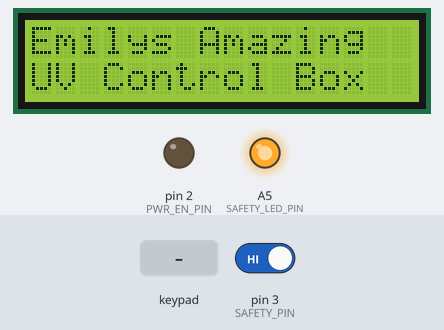
A sketch run on a simulated Arduino Uno, built with avr-gcc and run on an emulated ATmega328P. Shown: 16×2 character LCD, output pins drawn as LEDs (lit = HIGH). The inputs (shaded band) are chosen by the test bench; at power-on: pin 3 (SAFETY_PIN) HIGH. What the sketch prints to the serial monitor is not drawn.

Above: at 1.2 s.
1.3 s: key '#' pressed
At 2.0 s:
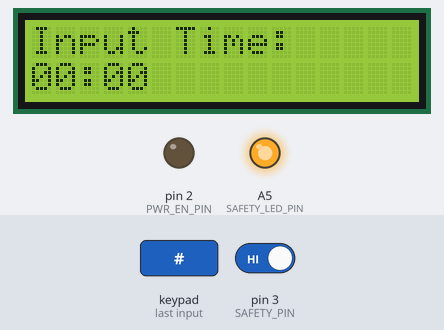
2.8 s: keypad keys 1 3 9 7 # pressed 0.4 s apart
At 5.8 s:
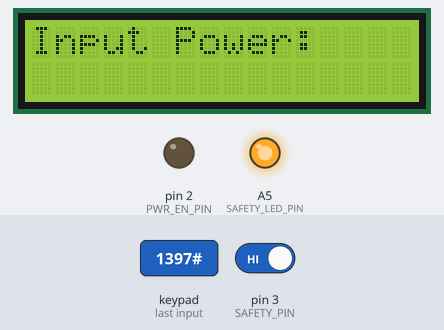
6.3 s: keypad keys 0 0 0 0 # pressed 0.4 s apart
At 8.4 s:
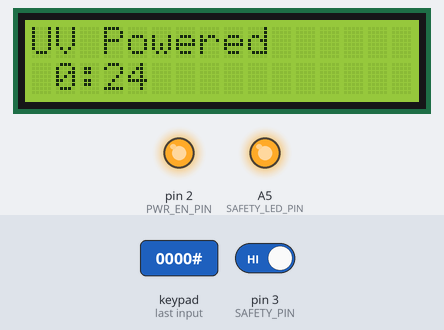
9.8 s: pin 3 (SAFETY_PIN) driven LOW
At 10.9 s:
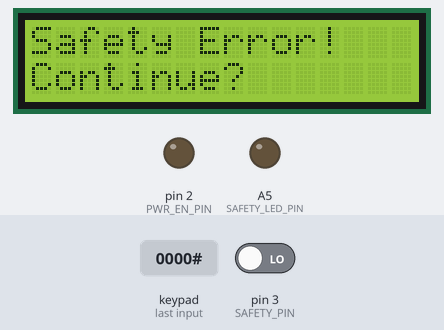
11.3 s: key '#' pressed
12.8 s: key '*' pressed
At 13.3 s:
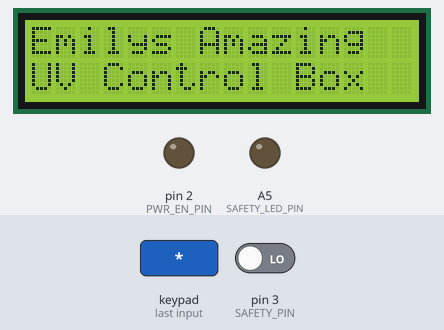
Timing chart, 0 to 15.3 s (numbered marks = the images above; inputs shaded):
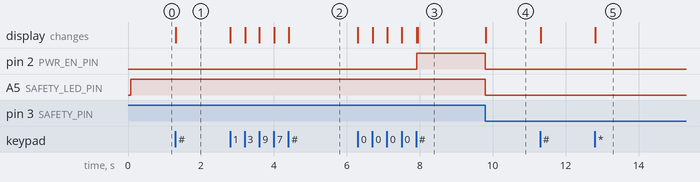

The sketch:

uv_Control.ino
```cpp
#include "static.h"
#include <LiquidCrystal.h>
#include <Keypad.h>
#include "state.h"
#include "time_input_state.h"
#include "power_input_state.h"
#include "user_msg_state.h"
#include "powered_state.h"

LiquidCrystal lcd( LCDPins::pin_RS,  LCDPins::pin_EN,  LCDPins::pin_d4,  LCDPins::pin_d5,  LCDPins::pin_d6,  LCDPins::pin_d7);
Keypad keypad = Keypad(makeKeymap(KeypadPins::hexKeys), KeypadPins::rowPins, KeypadPins::colPins, KeypadPins::ROWS, KeypadPins::COLS);
State* states[TOTAL_STATES];
int outputs[TOTAL_STATES];
unsigned current_state;

String user_input;
unsigned timer_s;
unsigned power_percentage;
unsigned last_millis;

void InternalError()
{
  lcd.clear();
  lcd.setCursor(0,0);
  lcd.print("Internal Error");
  lcd.setCursor(0,1);
  lcd.print("State : ");
  lcd.print(current_state);
  delay(1000);
}

void KeyCallback(KeypadEvent key)
{
  //Only trigger on rising edge
  if(keypad.getState() == PRESSED)
  {
    states[current_state]->KeyCallback(key);
  }
}

void setup()
{
 Serial.begin(9600);
 lcd.begin(16, 2);
 pinMode(PWR_EN_PIN,OUTPUT);
 pinMode(SAFETY_PIN,INPUT);
 //pinMode(STATUS_LED_PIN,OUTPUT);
 pinMode(SAFETY_LED_PIN,OUTPUT);
 keypad.addEventListener(KeyCallback);

 states[STATE_WELCOME] = new UserMsgState(&lcd,"Emilys Amazing","UV Control Box",STATE_WELCOME,STATE_TIMER_INPUT);
 states[STATE_TIMER_INPUT] = new TimeInputState(&lcd);
 states[STATE_POWER_INPUT] = new PowerInputState(&lcd);
 states[STATE_POWERED] = new PoweredState(&lcd,&outputs[0]);
 states[STATE_SAFETY_ERROR] = new UserMsgState(&lcd,"Safety Error!","Continue?",STATE_WELCOME,STATE_POWERED);

 current_state = 0;
 states[current_state]->Setup();
 last_millis = millis();

 //init all outputs to 0
 for(unsigned i = 0 ; i < TOTAL_STATES ; i++)
  outputs[i] = 0;
}

void loop()
{
  unsigned now = millis();
  int delta_millis = now - last_millis;
  last_millis = now;
  //Must call keypad update for the event listener to trigger
  keypad.getKey();

  int safety_ok = digitalRead(SAFETY_PIN);
  digitalWrite(SAFETY_LED_PIN,safety_ok);

  if(current_state < TOTAL_STATES)
  {
    states[current_state]->Update(delta_millis);

    State::Result result = states[current_state]->GetResult();
    if(result != State::Result::WAITING)
    {
      if(result == State::Result::SUCCESS)
      {
        outputs[current_state] = states[current_state]->GetOutput();
      }
      current_state = states[current_state]->GetNextState();
      if(current_state < TOTAL_STATES)
      {
        states[current_state]->Setup();
      }
      else
      {
        InternalError();
      }
    }
  }
  else
  {
    InternalError();
  }
}
```

power_input_state.h
```cpp
#include "static.h"
#pragma once
#include "state.h"

class PowerInputState : public State
{
public:
  PowerInputState(LiquidCrystal *lcd):
    State(lcd)
  {

  }

  virtual void Setup()
  {
    State::Setup();
    lcd->clear();
    lcd->setCursor(0,0);
    lcd->print("Input Power:");
    lcd->setCursor(0,1);
    power = "";
  }

  virtual void KeyCallback(KeypadEvent key)
  {
    if(key == BACK_KEY)
    {
      if(power == "")
      {
        result = Result::FAILURE;
        next_state = STATE_TIMER_INPUT;
      }
      else
      {
        Setup();
      }
    }
    else if(key == CONFIRM_KEY)
    {
      result = Result::SUCCESS;
      next_state = STATE_POWERED;
    }
    else
    {
      //Add key to power number
      power += key;
      lcd->setCursor(0,1);
      lcd->print(power);
    }
  }

  virtual int GetOutput()
  {
    return power.toInt();
  }

  virtual int GetNextState()
  {
    return next_state;
  }

private:
  String power;
  int next_state;
};
```

powered_state.h
```cpp
#pragma once
#include "Arduino.h"
#include "static.h"
#include "state.h"

class PoweredState : public State
{
public:
  PoweredState(LiquidCrystal *lcd,int * outputs):
    State(lcd),
    outputs(outputs),
    done(false),
    millis_left(0)
  {

  }

  virtual void Setup()
  {
    State::Setup();
    total_seconds = outputs[STATE_TIMER_INPUT];
    power_percentage = outputs[STATE_POWER_INPUT];
    Serial.write(String(total_seconds).c_str());

    //If coming from a safety error, dont reset timer if the user presses continue
    bool reset_timer = !static_cast<bool>(outputs[STATE_SAFETY_ERROR]);

    lcd->clear();
    lcd->setCursor(0,0);
    lcd->print("UV Powered");
    lcd->setCursor(0,1);

    if(reset_timer)
    {
      millis_left = total_seconds * 1000;
      done = false;
      String msg = "Reset timer to " + String(millis_left) + " millis";
      Serial.write(msg.c_str());
    }

    digitalWrite(PWR_EN_PIN,HIGH);
  }

  virtual void KeyCallback(KeypadEvent key)
  {
    if(key == BACK_KEY || key == CONFIRM_KEY)
    {
      result = State::Result::FAILURE;
      next_state = STATE_WELCOME;
      output = 0;
      digitalWrite(PWR_EN_PIN,LOW);
    }\
  }

  virtual int GetOutput()
  {
    return output;
  }

  virtual int GetNextState()
  {
    return next_state;
  }

  virtual void Update(int delta_millis)
  {
    if(!done)
    {
      millis_left -= delta_millis;
      int seconds_left = static_cast<float>(millis_left) / 1000;
      if(seconds_left != last_seconds_left)
      {
        if(seconds_left > 0)
        {
          int minutes = static_cast<int>(seconds_left) / 60;
          int seconds = static_cast<int>(seconds_left) % 60;
          char minutes_str[2];
          char seconds_str[2];
          sprintf(minutes_str, "%02d", minutes);
          sprintf(seconds_str, "%02d", seconds);
          lcd->setCursor(0,1);
          lcd->print(minutes_str[0]);
          lcd->print(minutes_str[1]);
          lcd->print(":");
          lcd->print(seconds_str[0]);
          lcd->print(seconds_str[1]);
        }
        else
        {
          lcd->setCursor(0,1);
          lcd->print("00:00 Done!");
          digitalWrite(PWR_EN_PIN,LOW);
          output = 1;
          done = true;
        }
      }

      //Check safety
      int safety_ok = digitalRead(SAFETY_PIN);
      if(!safety_ok)
      {
        result = State::Result::FAILURE;
        next_state = STATE_SAFETY_ERROR;
        digitalWrite(PWR_EN_PIN,LOW);
        output = 0;
      }

      last_seconds_left = seconds_left;
    }
  }

private:
  String time_remaining;
  int next_state;
  int * outputs;
  int output;
  bool done;

  int total_seconds;
  int power_percentage;
  int last_seconds_left;
  unsigned millis_left;
};
```

state.h
```cpp
#pragma once
#include <Keypad.h>
#include <LiquidCrystal.h>
#include "static.h"

class State
{
  public:
    enum class Result
    {
      WAITING,
      SUCCESS,
      FAILURE
    };

    State(LiquidCrystal *lcd):
      lcd(lcd)
      {}

    //virtual void SetArguments(int argc,int *argv[]);
    virtual void Setup(){result = Result::WAITING;}
    virtual void KeyCallback(KeypadEvent key) = 0;
    virtual Result GetResult(){return result;}
    virtual int GetOutput(){return 0;}
    virtual int GetNextState() = 0;
    virtual void Update(int delta_millis){}

protected:
  LiquidCrystal *lcd;
  Result result;
};
```

static.cpp
```cpp
#include "static.h"
#include "Arduino.h"

const char KeypadPins::hexKeys[KeypadPins::ROWS][KeypadPins::COLS] = {
    {'1', '2', '3'},
    {'4', '5', '6'},
    {'7', '8', '9'},
    {'*', '0', '#'}
  };

const byte KeypadPins::rowPins[KeypadPins::ROWS] = {11, A1 ,A2 , 13};
const byte KeypadPins::colPins[KeypadPins::COLS] = {12, A4, A3}; 
```

static.h
```cpp
#pragma once
#include "Arduino.h"

#define TOTAL_STATES 5
enum StateNames
{
  STATE_WELCOME,
  STATE_TIMER_INPUT,
  STATE_POWER_INPUT,
  STATE_POWERED,
  STATE_SAFETY_ERROR
};
#define BACK_KEY '*'
#define CONFIRM_KEY '#'

#define PWR_EN_PIN 2
#define SAFETY_PIN 3
#define STATUS_LED_PIN 10
#define SAFETY_LED_PIN A5

class LCDPins
{
public:
  static const int pin_RS = 8;
  static const int pin_EN = 9;
  static const int pin_d4 = 4;
  static const int pin_d5 = 5;
  static const int pin_d6 = 6;
  static const int pin_d7 = 7;
  static const int pin_BL = 10;
};

class KeypadPins
{
public:
  static const byte ROWS = 4;
  static const byte COLS = 3;
  static const char hexKeys[ROWS][COLS];
  static const byte rowPins[ROWS];
  static const byte colPins[COLS];

};
```

time_input_state.h
```cpp
#pragma once
#include "Arduino.h"
#include "static.h"
#include "state.h"

class TimeInputState : public State
{
public:
  TimeInputState(LiquidCrystal *lcd):
    State(lcd)
  {

  }

  virtual void Setup()
  {
    State::Setup();
    time = "0000";
    lcd->clear();
    lcd->setCursor(0,0);
    lcd->print("Input Time:");
    lcd->setCursor(0,1);
    lcd->print(time.substring(0,2) + ":" + time.substring(2,4));
  }

  virtual void KeyCallback(KeypadEvent key)
  {
    if(key == BACK_KEY)
    {
      if(time == "0000")
      {
        result = Result::FAILURE;
        next_state = STATE_WELCOME;
      }
      else
      {
        Setup();
      }
    }
    else if(key == CONFIRM_KEY)
    {
      result = Result::SUCCESS;
      next_state = STATE_POWER_INPUT;
    }
    else
    {
      //Add number to the end of the string, pushing the rest to the left
      time = time.substring(1,4);
      time += String(key);
      lcd->setCursor(0,1);
      lcd->print(time.substring(0,2) + ":" + time.substring(2,4));
    }
  }

  virtual int GetOutput()
  {
    int seconds = time.substring(2,4).toInt();
    int minutes = time.substring(0,2).toInt();
    String msg = "seconds " + String(seconds) + " minutes " + String(minutes) + " total seconds " + String((minutes * 60) + seconds);
    Serial.write(msg.c_str());
    return (minutes * 60) + seconds;
  }

  virtual int GetNextState()
  {
    return next_state;
  }

private:
  String time;
  int next_state;
};
```

user_msg_state.h
```cpp
#pragma once
#include "state.h"

class UserMsgState : public State
{
public:
  UserMsgState(LiquidCrystal *lcd,String top, String bottom,int fail_state,int success_state):
    State(lcd),
    top(top),
    bottom(bottom),
    fail_state(fail_state),
    success_state(success_state),
    output(-1)
  {

  }

  virtual void Setup()
  {
    State::Setup();
    lcd->clear();
    lcd->setCursor(0,0);
    lcd->print(top.c_str());
    lcd->setCursor(0,1);
    lcd->print(bottom.c_str());
  }

  virtual void KeyCallback(KeypadEvent key)
  {
    if(key == BACK_KEY)
    {
      result = Result::FAILURE;
      next_state = fail_state;
      output = 0;
    }
    else if(key == CONFIRM_KEY)
    {
      result = Result::SUCCESS;
      next_state = success_state;
      output = 1;
    }
  }
  virtual int GetNextState()
  {
    return next_state;
  }
  virtual int GetOutput()
  {
    return output;
  }

private:
  String top;
  String bottom;
  int success_state;
  int fail_state;
  int next_state;
  int output;
};
```

Measured:
- after the input at 1.3 s, the display: changes at once (image 1)
- after the input at 2.8 s, the display: first changes at once (image 2 shows a later state)
- after the input at 6.3 s, pin 2 (PWR_EN_PIN): LOW → HIGH after 1.6 s; the display: first changes at once (image 3 shows a later state)
- after the input at 9.8 s, pin 2 (PWR_EN_PIN), A5 (SAFETY_LED_PIN): HIGH → LOW at once; the display: changes at once (image 4)
- after the input at 12.8 s, the display: changes at once (image 5)
